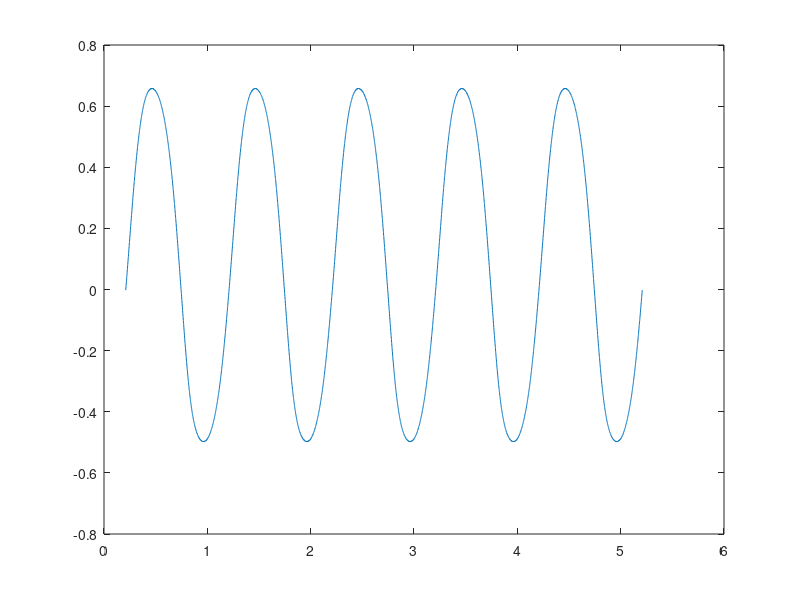

This chart was generated by the following MATLAB code: (Note: this script raises an error after producing the figure.)
clc; clear;
data = load("exp1_028.mat");
time = data.exp1_028.X.Data;
Ts_arr = diff(time);
mean_diff = mean(Ts_arr);
std_diff = std(Ts_arr);
Ts = mean_diff;

inp_lvdt = data.exp1_028.Y(1).Data; % Amplifier out
out_lvdt = data.exp1_028.Y(2).Data; % LVDT Out
inp_ampf = data.exp1_028.Y(3).Data; % Inp to amplifier

zero_crossings = find(diff(sign(out_lvdt)) ~= 0);
start_index = zero_crossings(1);
end_index = zero_crossings(14);


inp_lvdt_trimmed = inp_lvdt(start_index:end_index);
out_lvdt_trimmed = out_lvdt(start_index:end_index);
time_trimmed = time(start_index:end_index);
plot(time_trimmed, out_lvdt_trimmed)

meas = iddata(out_lvdt_trimmed', inp_lvdt_trimmed', Ts);

sys = tfest(meas,2,0);